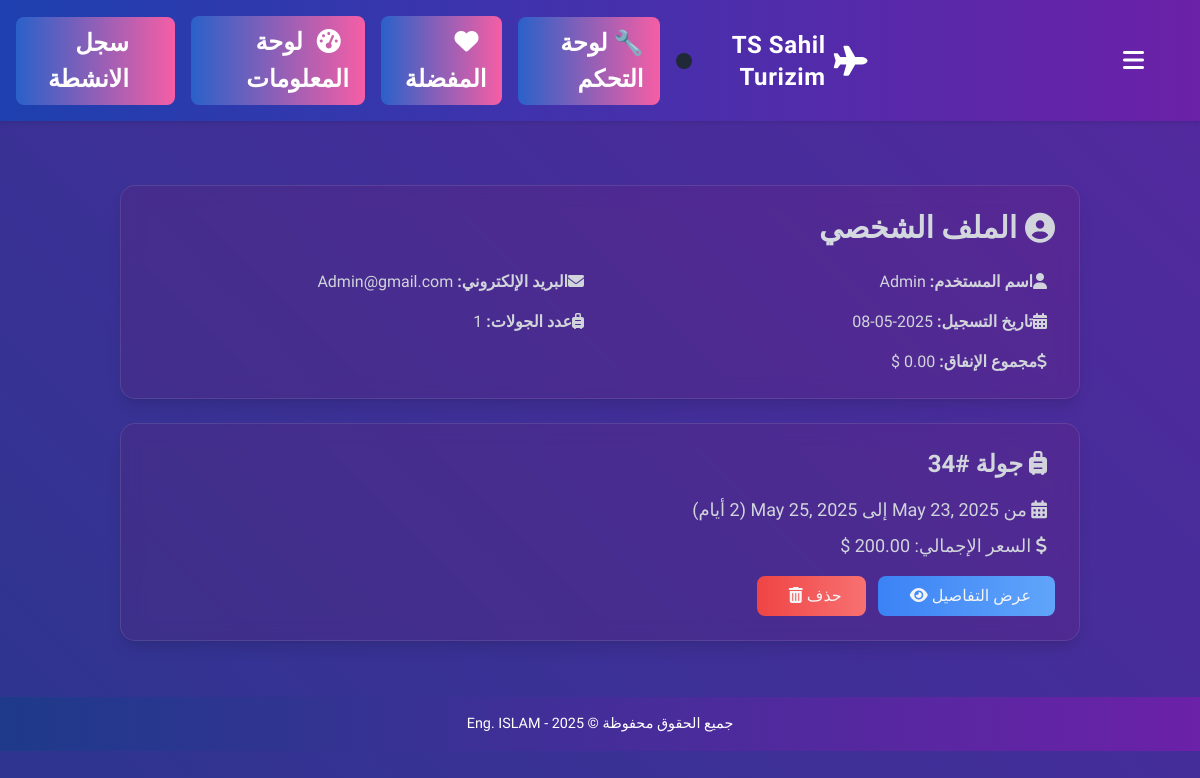
The page /profile/Admin/ (signed in) on the database as committed earlier.
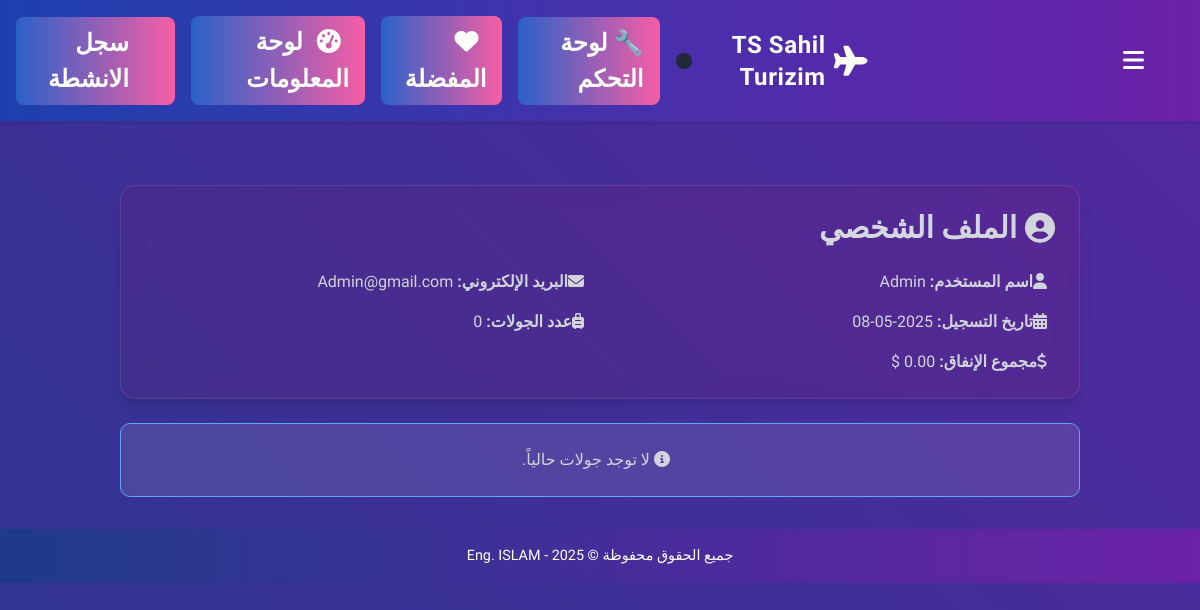
The same page on the database as committed later.
### hotels/models.py (models this page shows, shortened)
class Tour(models.Model):
    user = models.ForeignKey(User, on_delete=models.CASCADE)
    num_people = models.PositiveIntegerField()
    has_kids = models.BooleanField(default=False)
    num_days = models.PositiveIntegerField()
    start_date = models.DateField()
    end_date = models.DateField()
    total_price = models.DecimalField(max_digits=10, decimal_places=2)
    created_at = models.DateTimeField(auto_now_add=True)
    rating = models.PositiveIntegerField(default=0)

### hotels/views.py (the view)
# urls.py: path('profile/<str:username>/', profile_view, name='user_profile'),
@login_required
def profile_view(request, username):
    user = User.objects.get(username=username)
    tours = Tour.objects.filter(user=user).order_by('-created_at')
    return render(request, 'hotels/profile.html', {
        'profile_user': user,
        'tours': tours
    })

### hotels/templates/hotels/profile.html (shortened to what this page needs)
{% extends 'hotels/base.html' %}
{% block content %}
<!DOCTYPE html>
<html lang="ar" dir="rtl">
<head>
    <link href="https://cdn.jsdelivr.net/npm/tailwindcss@2.2.19/dist/tailwind.min.css" rel="stylesheet">
    <link href="https://cdnjs.cloudflare.com/ajax/libs/animate.css/4.1.1/animate.min.css" rel="stylesheet">
    <link href="https://cdnjs.cloudflare.com/ajax/libs/font-awesome/6.4.0/css/all.min.css" rel="stylesheet">
</head>
<body>
    <div class="container mx-auto mt-8 px-4 sm:px-6 lg:px-8">
        <div class="profile-card p-6 mb-6 shadow-lg animate__animated animate__fadeIn">
            <h3 class="text-2xl sm:text-3xl mb-6 flex items-center gap-2">
                <i class="fas fa-user-circle"></i> الملف الشخصي
            </h3>
            <div class="grid grid-cols-1 sm:grid-cols-2 gap-4 text-sm sm:text-base">
                <p><i class="fas fa-user mr-2"></i><strong>اسم المستخدم:</strong> {{ profile_user.username }}</p>
                <p><i class="fas fa-envelope mr-2"></i><strong>البريد الإلكتروني:</strong> {{ profile_user.email|default:"غير متوفر" }}</p>
                <p><i class="fas fa-calendar-alt mr-2"></i><strong>تاريخ التسجيل:</strong> {{ profile_user.date_joined|date:"Y-m-d" }}</p>
                <p><i class="fas fa-suitcase-rolling mr-2"></i><strong>عدد الجولات:</strong> {{ tours.count }}</p>
                <p><i class="fas fa-dollar-sign mr-2"></i><strong>مجموع الإنفاق:</strong> {{ total_spent|default:"0.00" }} $</p>
            </div>
        </div>
        {% if tours %}
            {% for tour in tours %}
                <div class="card mb-6 p-6 shadow-lg animate__animated animate__fadeInUp">
                    <h5 class="text-xl sm:text-2xl mb-4">
                        <i class="fas fa-suitcase-rolling mr-2"></i> جولة #{{ tour.id }}
                    </h5>
                    <p class="text-base sm:text-lg mb-2">
                        <i class="fas fa-calendar-alt mr-2"></i>
                        من {{ tour.start_date }} إلى {{ tour.end_date }} ({{ tour.num_days }} أيام)
                    </p>
                    <p class="text-base sm:text-lg mb-4">
                        <i class="fas fa-dollar-sign mr-2"></i>
                        السعر الإجمالي: {{ tour.total_price }} $
                    </p>
                    <div class="flex flex-wrap gap-3">
                        <a href="{% url 'view_tour_detail' tour.id %}" class="btn btn-info">
                            عرض التفاصيل <i class="fas fa-eye icon"></i>
                        </a>
                        {% if request.user == profile_user or request.user.is_superuser %}
                            <form action="{% url 'delete_tour' tour.id %}" method="post">
                                <button class="btn btn-danger">
                                    حذف <i class="fas fa-trash-alt icon"></i>
                                </button>
                            </form>
                        {% endif %}
                    </div>
                </div>
            {% endfor %}
        {% else %}
            <div class="alert text-center p-6 animate__animated animate__fadeIn">
                <i class="fas fa-info-circle mr-2"></i> لا توجد جولات حالياً.
            </div>
        {% endif %}
    </div>
</body>
</html>
{% endblock %}

Rows that differ between the two databases and show on the page:
removed Tour: id "34"
Other text that changed with them:
{{ tours.count }}: "1" → "0"
text now shown: "لا توجد جولات حالياً."
